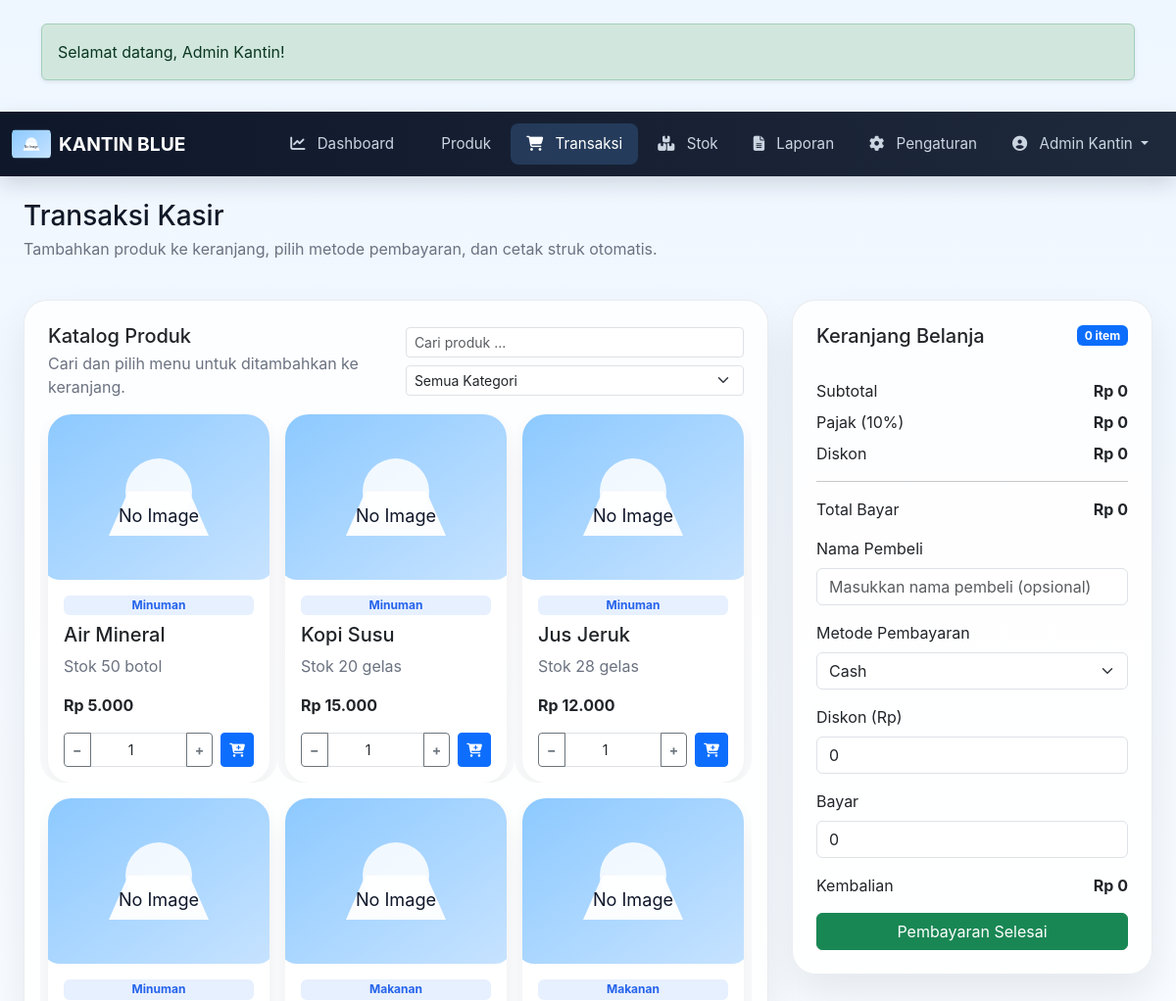
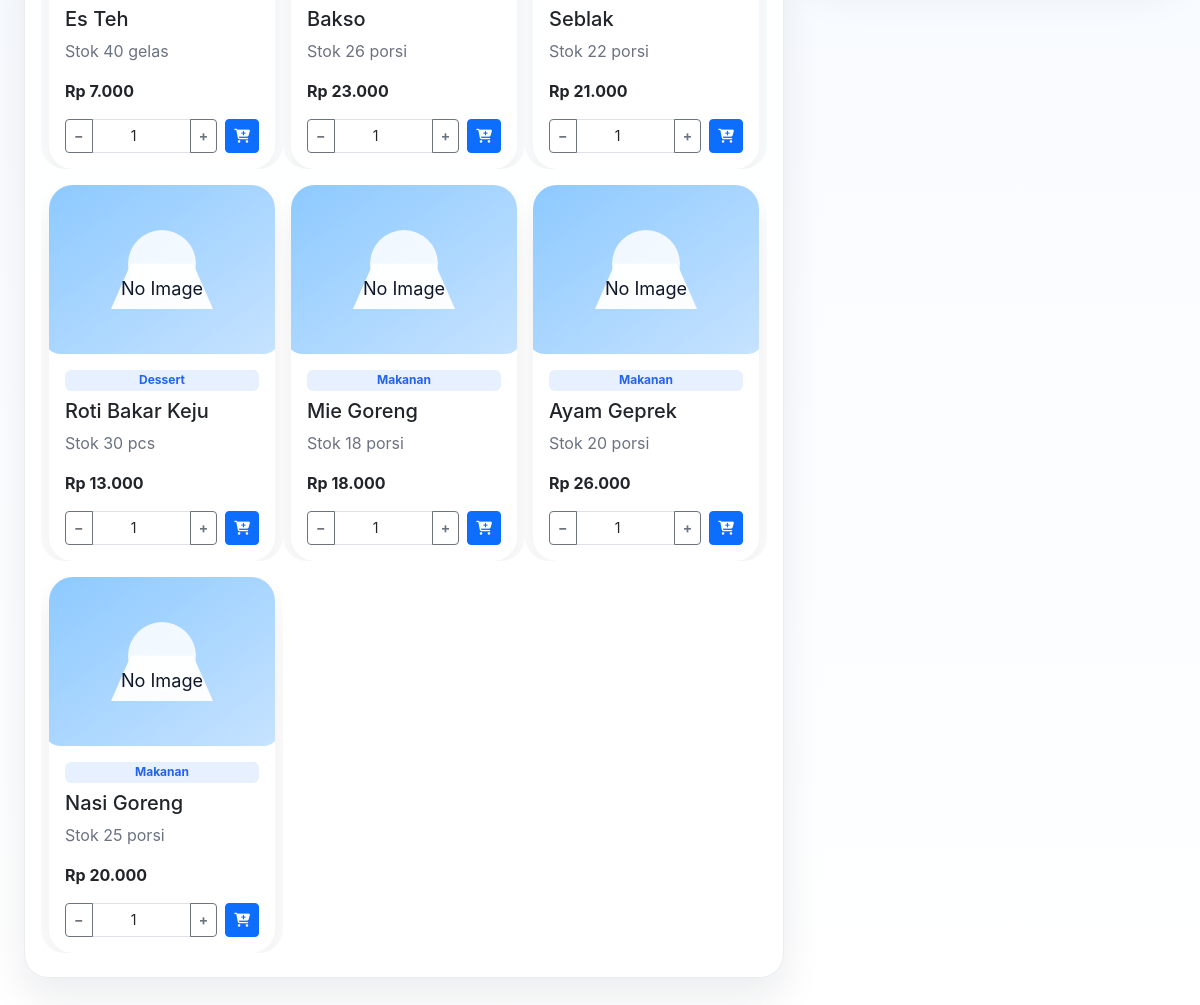
Screenshot of /transactions.php (signed in) with the database file from the repository (2 pictures, top to bottom).
### tables this page shows
CREATE TABLE users (
    id INT UNSIGNED AUTO_INCREMENT PRIMARY KEY,
    nisn VARCHAR(50) NOT NULL UNIQUE,
    password VARCHAR(255) NOT NULL,
    name VARCHAR(100) NOT NULL,
    role VARCHAR(20) NOT NULL DEFAULT 'admin',
    created_at DATETIME NOT NULL
);

CREATE TABLE products (
    id INT UNSIGNED AUTO_INCREMENT PRIMARY KEY,
    kode_produk VARCHAR(50) NOT NULL UNIQUE,
    nama_produk VARCHAR(150) NOT NULL,
    deskripsi_produk TEXT NOT NULL,
    category_id INT UNSIGNED NOT NULL,
    supplier_id INT UNSIGNED NOT NULL,
    stok INT UNSIGNED NOT NULL DEFAULT 0,
    minimal_stok INT UNSIGNED NOT NULL DEFAULT 5,
    unit VARCHAR(30) NOT NULL DEFAULT 'pcs',
    harga_beli INT UNSIGNED NOT NULL DEFAULT 0,
    harga_jual INT UNSIGNED NOT NULL DEFAULT 0,
    gambar_produk VARCHAR(255) DEFAULT NULL,
    tanggal_ditambahkan DATE NOT NULL,
    FOREIGN KEY (category_id) REFERENCES categories(id) ON DELETE RESTRICT ON UPDATE CASCADE,
    FOREIGN KEY (supplier_id) REFERENCES suppliers(id) ON DELETE RESTRICT ON UPDATE CASCADE
);

CREATE TABLE categories (
    id INT UNSIGNED AUTO_INCREMENT PRIMARY KEY,
    name VARCHAR(100) NOT NULL UNIQUE
);

### inc/functions.php (called while the page is built, shortened)
<?php
require_once __DIR__ . '/db.php';
function current_user() {
    global $pdo;
    $stmt = $pdo->prepare('SELECT * FROM users WHERE id = ? LIMIT 1');
    $stmt->execute([$_SESSION['user_id']]);
    return $stmt->fetch();
}
function format_rp($value) {
    return 'Rp ' . number_format($value, 0, ',', '.');
}
function build_product_image($image) {
    return 'assets/images/product-default.svg';
}

### transactions.php (the view, shortened to what this page needs)
<?php
$pdo = pdo();
$products = $pdo->query('SELECT p.*, c.name AS kategori FROM products p LEFT JOIN categories c ON p.category_id = c.id WHERE p.stok > 0 ORDER BY p.id DESC')->fetchAll();
?>
<?php require_once __DIR__ . '/inc/header.php'; ?>
<?php require_once __DIR__ . '/inc/navbar.php'; ?>
<div class="main-content container-fluid">
    <div class="topbar mb-4">
        <div>
            <h1 class="h3 mb-1">Transaksi Kasir</h1>
            <p class="text-muted">Tambahkan produk ke keranjang, pilih metode pembayaran, dan cetak struk otomatis.</p>
        </div>
    </div>
    <div class="row g-4">
        <div class="col-xl-8">
            <div class="card card-glass p-4 shadow-soft mb-4">
                <div class="d-flex flex-column flex-md-row align-items-start align-items-md-center justify-content-between gap-3 mb-3">
                    <div>
                        <h2 class="h5 mb-1">Katalog Produk</h2>
                        <p class="text-muted mb-0">Cari dan pilih menu untuk ditambahkan ke keranjang.</p>
                    </div>
                    <div class="d-flex gap-2 flex-wrap">
                        <input id="productSearch" class="form-control form-control-sm" type="text" placeholder="Cari produk ...">
                        <select id="categoryFilter" class="form-select form-select-sm">
                            <option value="">Semua Kategori</option>
                        </select>
                    </div>
                </div>
                <div class="row g-3" id="productCatalog">
                    <?php foreach ($products as $product): ?>
                        <div class="col-sm-6 col-lg-4 product-card" data-name="<?= strtolower($product['nama_produk']) ?>" data-category="<?= strtolower($product['kategori']) ?>">
                            <div class="card product-card h-100 shadow-soft">
                                <img src="<?= build_product_image($product['gambar_produk']) ?>" class="card-img-top" alt="<?= htmlspecialchars($product['nama_produk']) ?>">
                                <div class="card-body d-flex flex-column">
                                    <span class="badge badge-soft mb-2"><?= htmlspecialchars($product['kategori']) ?></span>
                                    <h5 class="card-title mb-2"><?= htmlspecialchars($product['nama_produk']) ?></h5>
                                    <p class="card-text text-muted mb-3">Stok <?= $product['stok'] ?> <?= htmlspecialchars($product['unit']) ?></p>
                                    <div class="mt-auto">
                                        <div class="d-flex justify-content-between align-items-center mb-3">
                                            <strong><?= format_rp($product['harga_jual']) ?></strong>
                                        </div>
                                        <div class="d-flex gap-2">
                                            <div class="input-group input-group-sm flex-grow-1">
                                                <button class="btn btn-outline-secondary qty-minus" type="button" data-pid="<?= $product['id'] ?>">−</button>
                                                <input type="number" class="form-control form-control-sm qty-input" value="1" min="1" max="<?= $product['stok'] ?>" data-pid="<?= $product['id'] ?>" style="text-align:center;">
                                                <button class="btn btn-outline-secondary qty-plus" type="button" data-pid="<?= $product['id'] ?>" data-max="<?= $product['stok'] ?>">+</button>
                                            </div>
                                            <button class="btn btn-sm btn-primary add-to-cart flex-shrink-0" data-id="<?= $product['id'] ?>" data-name="<?= htmlspecialchars($product['nama_produk']) ?>" data-price="<?= $product['harga_jual'] ?>" data-max="<?= $product['stok'] ?>"><i class="fa-solid fa-cart-plus"></i></button>
                                        </div>
                                    </div>
                                </div>
                            </div>
                        </div>
                    <?php endforeach; ?>
                </div>
            </div>
        </div>
        <div class="col-xl-4">
            <div class="card card-glass p-4 shadow-soft mb-4">
                <div class="d-flex align-items-center justify-content-between mb-3">
                    <h2 class="h5 mb-0">Keranjang Belanja</h2>
                    <span id="itemCount" class="badge bg-primary">0 item</span>
                </div>
                <div class="mb-3">
                    <div class="d-flex justify-content-between mb-2"><span>Subtotal</span><strong id="subtotalText">Rp 0</strong></div>
                    <div class="d-flex justify-content-between mb-2"><span>Pajak (10%)</span><strong id="taxText">Rp 0</strong></div>
                    <div class="d-flex justify-content-between mb-2"><span>Diskon</span><strong id="discountText">Rp 0</strong></div>
                    <hr>
                    <div class="d-flex justify-content-between"><span>Total Bayar</span><strong id="grandTotalText">Rp 0</strong></div>
                </div>
                <form id="transactionForm" method="post" action="transaction_save.php">
                    <div class="mb-3">
                        <label class="form-label">Nama Pembeli</label>
                        <input type="text" name="buyer_name" class="form-control" placeholder="Masukkan nama pembeli (opsional)">
                    </div>
                    <div class="mb-3">
                        <label class="form-label">Metode Pembayaran</label>
                        <select name="payment_method" class="form-select" onchange="toggleQris(this.value)" required>
                            <option value="CASH">Cash</option>
                        </select>
                    </div>
                    <div class="mb-3">
                        <label class="form-label">Diskon (Rp)</label>
                        <input type="number" name="discount" id="discountInput" class="form-control" value="0" min="0">
                    </div>
                    <div class="mb-3">
                        <label class="form-label">Bayar</label>
                        <input type="number" name="cash" id="cashInput" class="form-control" value="0" min="0" required>
                    </div>
                    <div class="mb-3">
                        <div class="d-flex justify-content-between">
                            <span>Kembalian</span>
                            <strong id="changeText">Rp 0</strong>
                        </div>
                    </div>
                    <button type="submit" class="btn btn-success w-100">Pembayaran Selesai</button>
                </form>
            </div>
        </div>
    </div>
</div>
<?php require_once __DIR__ . '/inc/footer.php'; ?>

### inc/navbar.php (shortened to what this page needs)
<?php
$active = basename($_SERVER['PHP_SELF']);
$user = current_user();
?>
<nav class="navbar navbar-expand-lg navbar-dark" style="background: linear-gradient(90deg, #0f172a 0%, #1e293b 100%); box-shadow: 0 8px 20px rgba(15,23,42,0.15);">
    <div class="container-fluid">
        <a class="navbar-brand fw-bold d-flex align-items-center gap-2" href="dashboard.php">
            <img src="assets/images/product-default.svg" alt="Logo" style="height:40px; width:40px; border-radius:10px;">
            <span>KANTIN BLUE</span>
        </a>
        <div class="collapse navbar-collapse" id="navbarNav">
            <ul class="navbar-nav ms-auto gap-1">
                <li class="nav-item">
                    <a class="nav-link <?= $active === 'dashboard.php' ? 'active' : '' ?>" href="dashboard.php"><i class="fa-solid fa-chart-line me-2"></i> Dashboard</a>
                </li>
                <li class="nav-item">
                    <a class="nav-link <?= in_array($active, ['products.php','product_form.php']) ? 'active' : '' ?>" href="products.php"><i class="fa-solid fa-burger-soda me-2"></i> Produk</a>
                </li>
                <li class="nav-item">
                    <a class="nav-link <?= $active === 'transactions.php' ? 'active' : '' ?>" href="transactions.php"><i class="fa-solid fa-cart-shopping me-2"></i> Transaksi</a>
                </li>
                <li class="nav-item">
                    <a class="nav-link <?= $active === 'stock_history.php' ? 'active' : '' ?>" href="stock_history.php"><i class="fa-solid fa-boxes-stacked me-2"></i> Stok</a>
                </li>
                <li class="nav-item">
                    <a class="nav-link <?= $active === 'reports.php' ? 'active' : '' ?>" href="reports.php"><i class="fa-solid fa-file-lines me-2"></i> Laporan</a>
                </li>
                <li class="nav-item">
                    <a class="nav-link <?= $active === 'settings.php' ? 'active' : '' ?>" href="settings.php"><i class="fa-solid fa-gear me-2"></i> Pengaturan</a>
                </li>
                <li class="nav-item dropdown">
                    <a class="nav-link dropdown-toggle" href="#" id="adminDropdown" role="button" data-bs-toggle="dropdown" aria-expanded="false">
                        <i class="fa-solid fa-user-circle me-2"></i> <?= htmlspecialchars($user['name']) ?>
                    </a>
                </li>
            </ul>
        </div>
    </div>
</nav>

### assets/css/style.css (style rules this page uses)
:root { --bg: #f8fbff; --surface: #ffffff; --surface-2: #f2f8ff; --text: #111827; --muted: #6b7280; --blue: #5d8cff; --blue-soft: #d5e3ff; --black: #111827; --danger: #ef4444; --success: #10b981; }
* { box-sizing: border-box; }
body { margin: 0; font-family: 'Inter', sans-serif; background: linear-gradient(180deg, #eef6ff 0%, #f8fbff 50%, #ffffff 100%); color: var(--text); }
.navbar { flex-shrink: 0; }
.navbar-brand { font-size: 1.2rem; font-weight: 700; color: #fff !important; }
.navbar-nav { font-size: 0.95rem; }
.navbar-nav .nav-link { color: #cbd5e1 !important; transition: all 0.25s ease; border-radius: 8px; padding: 0.6rem 1rem !important; }
.navbar-nav .nav-link:hover, .navbar-nav .nav-link.active { background: rgba(96, 165, 250, 0.2); color: #fff !important; }
.main-content { flex: 1; padding: 24px; }
.card-glass, .panel-glass { background: rgba(255,255,255,0.85); border: 1px solid rgba(148,163,184,0.2); border-radius: 24px; box-shadow: 0 20px 50px rgba(15,23,42,0.08); }
.card-glass { padding: 22px; }
.card-glass h2, .panel-glass h2 { margin-top: 0; }
.shadow-soft { box-shadow: 0 20px 40px rgba(15,23,42,0.08); }
.product-card { border: none; border-radius: 24px; overflow: hidden; transition: transform 0.25s ease, box-shadow 0.25s ease; }
.product-card .card-img-top { aspect-ratio: 4 / 3; object-fit: cover; }
.badge-soft { background: rgba(59,130,246,0.12); color: #2563eb; }
.text-muted { color: var(--muted) !important; }
.topbar { display: flex; justify-content: space-between; align-items: center; gap: 12px; margin-bottom: 24px; }
.input-group-sm .btn-outline-secondary { font-size: 0.875rem; padding: 0.35rem 0.5rem; font-weight: bold; }
.input-group-sm .form-control-sm { font-size: 0.875rem; padding: 0.35rem 0.25rem; }

### rows the page displays
users: name "Admin Kantin"
products: category.name "Minuman", nama_produk "Air Mineral", stok "50", unit "botol", harga_jual "Rp 5.000"
products: category.name "Minuman", nama_produk "Kopi Susu", stok "20", unit "gelas", harga_jual "Rp 15.000"
products: category.name "Minuman", nama_produk "Jus Jeruk", stok "28", unit "gelas", harga_jual "Rp 12.000"
products: category.name "Minuman", nama_produk "Es Teh", stok "40", unit "gelas", harga_jual "Rp 7.000"
products: category.name "Makanan", nama_produk "Bakso", stok "26", unit "porsi", harga_jual "Rp 23.000"
products: category.name "Makanan", nama_produk "Seblak", stok "22", unit "porsi", harga_jual "Rp 21.000"
products: category.name "Dessert", nama_produk "Roti Bakar Keju", stok "30", unit "pcs", harga_jual "Rp 13.000"
products: category.name "Makanan", nama_produk "Mie Goreng", stok "18", unit "porsi", harga_jual "Rp 18.000"
products: category.name "Makanan", nama_produk "Ayam Geprek", stok "20", unit "porsi", harga_jual "Rp 26.000"
products: category.name "Makanan", nama_produk "Nasi Goreng", stok "25", unit "porsi", harga_jual "Rp 20.000", id "1"

### other values shown
$flash['message'] "Selamat datang, Admin Kantin!"
